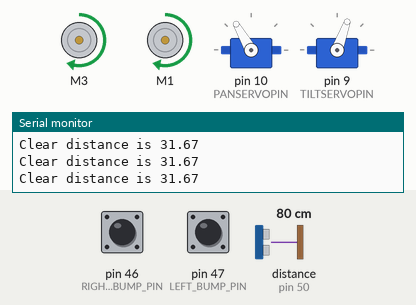
Simulated run of this sketch. Board: Arduino Mega 2560, built with avr-gcc and run on an emulated ATmega2560. Shown: 2 × DC motor (green arrow = forward, orange = backward, longer = faster), 2 × servo, the last lines printed to the serial monitor. The test bench sets the inputs (shaded band); at power-on: distance to the obstacle (sensor on pin 50) 80 cm, pin 46 (RIGHT_BUMP_PIN) HIGH, pin 47 (LEFT_BUMP_PIN) HIGH. The echo pulse lasts 58.3 µs per cm.

Above: at 3.2 s.
3.3 s: distance to the obstacle (sensor on pin 50) set to 28 cm
6.3 s: distance to the obstacle (sensor on pin 50) set to 22 cm
At 8.2 s:
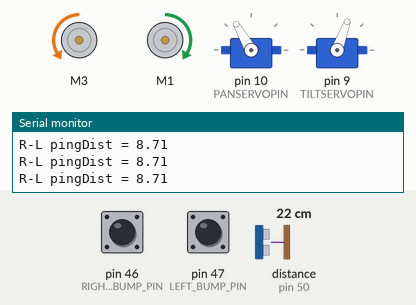
9.3 s: distance to the obstacle (sensor on pin 50) set to 35 cm
At 9.84 s:
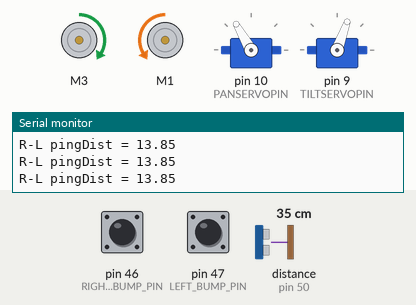
12.3 s: pin 46 (RIGHT_BUMP_PIN) pulled LOW for 0.15 s
At 12.8 s:
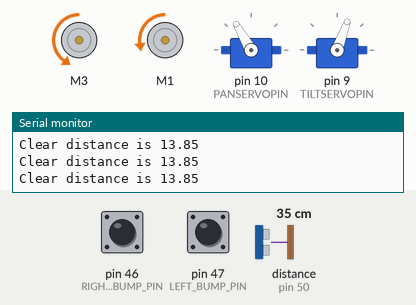
14.4 s: pin 47 (LEFT_BUMP_PIN) pulled LOW for 1 s
At 15.3 s:
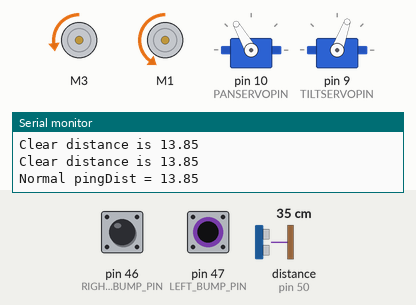
17.1 s: pin 46 (RIGHT_BUMP_PIN) pulled LOW for 1 s
At 19.1 s:
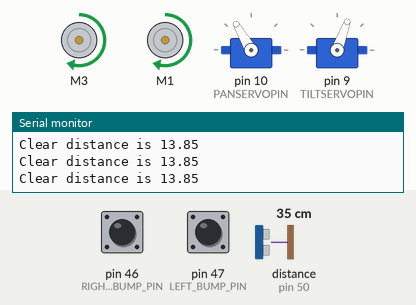
Timing chart, 0 to 20.6 s (numbered marks = the images above; inputs shaded):
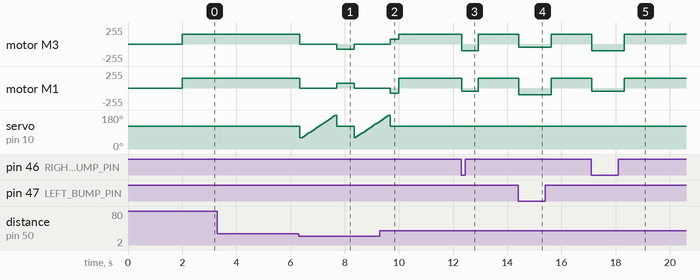

The sketch:

B3_09Servo_Sonic2016Ryan.ino
```cpp
/* B3_09_Servo_Sonic.ino

   Drive the TWO-WHEELED Bread Board Bot (BBbot, B^3)
   forward.   When within 10 inches of something, turn servos to find clearest path
   and then go that way.
   When a whisker bump sensor on either side hits something,
   back up and turn slightly away from that direction and resume
   forward path.

   Stop at a specified distance from an object directly ahead.

   Arduino: Arduino Mega 256 v3 Clone
   Motor Shield: Adafruit assembled Motor Shield for Arduino v2
   ---->  http://www.adafruit.com/products/1438

   Programmer: Dave Eslinger; June 13, 2015
   Revisions:   Added sonic sensors on servos, June 23, 2016.
*/
#include <Wire.h>
#include <Adafruit_MotorShield.h>
#include <math.h>
#include <breadboardbot.h>
#include <NewPing.h>
#include <Servo.h>

// Create the motor shield object with the default I2C address
Adafruit_MotorShield AFMS = Adafruit_MotorShield();

// Define Servos
Servo panServo;
Servo tiltServo;

/* Define Constants */

// IO Pins used
const byte LEFT_BUMP_PIN = 47;    // Define DIGITAL Pins for left
const byte RIGHT_BUMP_PIN = 46;   // and right bump sensors
const byte SONIC_TRIGGER_PIN = 51;
const byte SONIC_ECHO_PIN = 50;

// Parameters controlling program behavior
// Bump behavior
const byte FORWARD_SPEED = 150;   // Define normal speeds
const byte BACKWARD_SPEED = 100;  // and backup/turn speed
const int  TURN_DURATION = 600;   // Turn length in milliseconds

// Sonic sensor
const float TARGET_DISTANCE_INCHES = 10;
const int MAX_SONIC_DISTANCE = 500;      // cm, optional, 500 cm is default

// Define 'ports' for motors.
const byte LEFT_MOTOR_PORT = 3;
const byte RIGHT_MOTOR_PORT = 1;
// Create pointers to motor control objects
Adafruit_DCMotor *motorLeft = AFMS.getMotor(LEFT_MOTOR_PORT);
Adafruit_DCMotor *motorRight = AFMS.getMotor(RIGHT_MOTOR_PORT);

/* Define new untrasonic sensor with trigger & echo pins and
   the maximum distance to be sensed. */
NewPing sonic(SONIC_TRIGGER_PIN, SONIC_ECHO_PIN, MAX_SONIC_DISTANCE);

/* Define servo pins */
const byte PANSERVOPIN = 10; // Servo 1 on AdaFruit Motor Shield
const byte TILTSERVOPIN = 9; // Servo 2

int pingTime; // time in microseconds for a ping to return
float pingDist; // define variable to use for distance measurements


void setup(void) {
  AFMS.begin();  // create with the default frequency 1.6KHz
  // Turn off all motors to start, just a good habit
  motorLeft->run(RELEASE);
  motorRight->run(RELEASE);

  panServo.attach(PANSERVOPIN);
  tiltServo.attach(TILTSERVOPIN);
  panServo.write(120);
  tiltServo.write(70);

  Serial.begin(9600);  //Begin serial communcation

  /*Set up Bump Pins with Arduino internal pullup resistors
    This will make them always high unless a bump switch is hit,
    which will make a connection to ground and they will read low. */
  pinMode(LEFT_BUMP_PIN, INPUT_PULLUP);
  pinMode(RIGHT_BUMP_PIN, INPUT_PULLUP);

  pinMode(SONIC_TRIGGER_PIN, OUTPUT);
  pinMode(SONIC_ECHO_PIN, INPUT);
  delay(2000);  // Two second delay to get the robot placed
}

void loop() {

//  // Test some of the sonic library functions:
//  Serial.print(sonic.ping_in());
//  Serial.print(" inches, cm = ");
//  Serial.print(sonic.ping_cm());
//  Serial.print(", actual ping time (ms) = ");
//  int ping_milli = sonic.ping();
//  Serial.print(ping_milli);
//  Serial.print(", real inches = ");
//  Serial.print(Distance_inches(ping_milli));
//  Serial.print(", real cm = ");
//  Serial.println(Distance_cm(ping_milli));
//  delay(100); // Just to slow things down
//
  /*   for (int i=0; i<=170; i+=5) {
      panServo.write(i);
      delay(50);
    }
    delay(1000);
    for (int i=170; i>=0; i-=5) {
      panServo.write(i);
      delay(50);
    }
    delay(1000); */
  //  panServo.write(180);
  //  delay(1000);
  //  panServo.write(90);
  //  delay(1000);
  //  panServo.write(0);
  //   delay(1000);
  //  panServo.write(90);


  //   Assuming no switches closed initially.  Drive forward:
  motorLeft->setSpeed(FORWARD_SPEED);
  motorRight->setSpeed(FORWARD_SPEED);
  pingTime = sonic.ping();
  while (pingTime == 0) {
    pingTime = sonic.ping();
  }
  pingDist = Distance_inches(pingTime);
  //  pingDist = max(Distance_inches(sonic.ping()),0.1);
  Serial.println(String("Normal pingDist = " + String(pingDist)));
  while (digitalRead(LEFT_BUMP_PIN) && digitalRead(RIGHT_BUMP_PIN)
         && pingDist > TARGET_DISTANCE_INCHES) {
    motorLeft->run(FORWARD);
    motorRight->run(FORWARD);
    pingTime = sonic.ping();
    while(pingTime == 0) {
      pingTime = sonic.ping();
    }
    pingDist = Distance_inches(pingTime);
    Serial.println(String("Clear distance is " + String(pingDist) ) );

  }

  /*   If you got here, one of the bump switches was closed or B^3 is too
       close to something straight ahead */

  /* First check the LEFT sensor: */
  if (! digitalRead(LEFT_BUMP_PIN)) { // the LEFT side switch was bumped
    motorLeft->setSpeed(BACKWARD_SPEED / 2); // Slowly back up and turn to right
    motorRight->setSpeed(BACKWARD_SPEED);
    motorLeft->run(BACKWARD);
    motorRight->run(BACKWARD);
    delay(TURN_DURATION);                  // for specified duration
    motorLeft->run(RELEASE);               // Then stop power to the motors
    motorRight->run(RELEASE);              // and move to next section of code
  }
  /* Then check the right sensor: */
  else if (! digitalRead(RIGHT_BUMP_PIN)) { // the RIGHT side switch was bumped
    motorLeft->setSpeed(BACKWARD_SPEED); // Slowly back up and turn to left
    motorRight->setSpeed(BACKWARD_SPEED / 2);
    motorLeft->run(BACKWARD);
    motorRight->run(BACKWARD);
    delay(TURN_DURATION);                 // for specified duration
    motorLeft->run(RELEASE);               // Then stop power to the motors
    motorRight->run(RELEASE);              // and move to next section of code
  }
  /* It must have been the sonar sensor */
  else {
    motorLeft->run(RELEASE);   // So stop power to the motors
    motorRight->run(RELEASE);  // and move to next section of code
    float maxDist = -999.;
    int newDirection = 0;

    for (int i = 60; i <= 180; i += 5) {
      panServo.write(i);
      pingTime = sonic.ping();
      while (pingTime == 0) {
        pingTime = sonic.ping();
      }
      pingDist = Distance_inches(pingTime);
      Serial.println(String("R-L pingDist = " + String(pingDist)));
      if (pingDist > maxDist) {
        //newDirection = i - 90;
        newDirection = map(i, 30, 180, -90, 60);
        maxDist = pingDist;
        String outMsg = String("New maximum distance is " +
                               String(pingDist) + " at angle " + String(newDirection));
        Serial.println(outMsg);
      }
      delay(50);
    }
    //	delay(1000);
    //	for (int i=170; i>=10; i-=5) {
    //		panServo.write(i);
    //		pingDist = max(Distance_inches(sonic.ping()),0.1);
    //   Serial.println(String("L-R pingDist = " + String(pingDist)));
    //		if(pingDist > maxDist) {
    //			newDirection = i - 90;
    //			maxDist = pingDist;
    //		}
    //		delay(50);
    //	}
    /* Now turn to the new maximumum direction! */
    panServo.write(120);
    spin(newDirection, 75, motorLeft, motorRight);
  }

  /*That is all!  Now go back to the beginning of the loop and
     drive straight ahead until somehting is bumped. */
}

/* float Distance_inches(int ping) { */
/*   float inches_per_sec = 13582.67;  // Equivilent to 345 m/s */
/*   return ping * inches_per_sec * 1e-6 *0.5; */
/* } */

/* float Distance_cm(int ping) { */
/*   float cm_per_sec = 34500.;        // Equivilent to 345 m/s */
/*   return ping * cm_per_sec * 1e-6 *0.5; */
/* } */
```

Measured:
- the behaviour switches between 26 and 25 cm on distance to the obstacle (sensor on pin 50) (found by bisection; images 0 and 1)
- after the input at 6.3 s, motor M3: forward 150/255 → stopped at once, → backward 75/255 1.4 s later, → stopped 0.64 s later; motor M1: forward 150/255 → stopped at once, → forward 75/255 1.4 s later, → stopped 0.64 s later
- after the input at 9.3 s, servo on pin 10 (PANSERVOPIN): goes on until 9.7 s, then stays 120°
- after the input at 12.3 s, motor M3: forward 150/255 → backward 100/255 at once, → forward 150/255 0.60 s later; motor M1: forward 150/255 → backward 50/255 at once, → forward 150/255 0.60 s later
- after the input at 14.4 s, motor M3: forward 150/255 → backward 50/255 at once, → forward 150/255 1.2 s later; motor M1: forward 150/255 → backward 100/255 at once, → forward 150/255 1.2 s later
- after the input at 17.1 s, motor M3: forward 150/255 → backward 100/255 at once, → forward 150/255 1.2 s later; motor M1: forward 150/255 → backward 50/255 at once, → forward 150/255 1.2 s later
